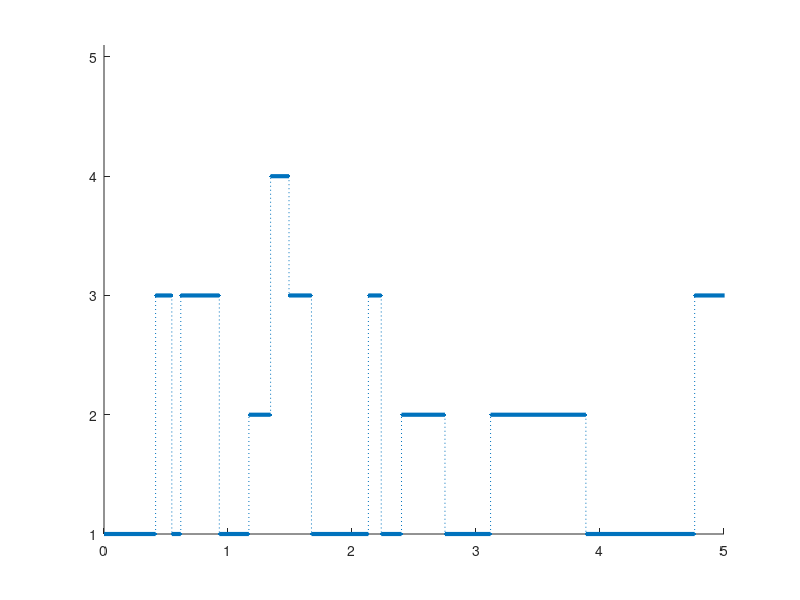

The MATLAB source for this figure:
%mjprep.m
clear all, clf
lam1= 1; lam2 = 2; mu1= 3; mu2 = 4;
Q = [-(lam1 + lam2), lam1, lam2, 0, 0;
    mu1, -(mu1+ lam2), 0, lam2, 0; 
    mu2, 0, -(mu2 + lam1), 0, lam1;
    0, 0, mu1, -mu1, 0;
    0, mu2, 0, 0, -mu2];

q = -diag(Q); 
K = diag(1./q)*Q + eye(5);
T = 5;
n=0;
t = 0; y = 1;
yy = [y]; tt = [t];
while t < T
    A = -log(rand)/q(y);
    y =  min(find(cumsum(K(y,:))> rand));
    t = t + A;
    tt = [tt,t];
    yy= [yy,y];
    n= n+1;
end
for i=1:n
    line([tt(i),tt(i+1)],[yy(i),yy(i)],'Linewidth',3);
    line([tt(i+1),tt(i+1)],[yy(i),yy(i+1)],'Marker','.','LineStyle',':');
end
axis([0,T,1,5.1])
    
    
